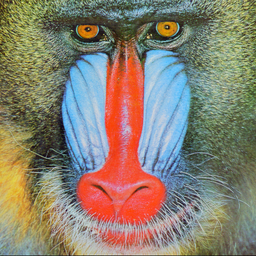
#> input picture baboon.tiff, 256 x 256 px, shrunk from 512 x 512 before the run
$ python Test.py
#> lines starting #> are read from the running program, lines starting #| are printed output that depends on the picture; long printed decimals are rounded
### data_loader.py
from sklearn.model_selection import train_test_split
from sklearn import datasets
import numpy as np
import time


def toy_dataset(total_clusters=2, sample_per_cluster=50):
    # TODO: add sample size ease
#> called with total_clusters = 9, sample_per_cluster = 50
    np.random.seed(int(time.time()))
    N = total_clusters * sample_per_cluster
    y = np.zeros(N)
    np.random.seed(43)
    x = np.random.standard_normal(size=(N, 2))
    for i in range(total_clusters):
        theta = 2*np.pi*i / total_clusters
        x[i*sample_per_cluster:(i+1)*sample_per_cluster] = x[i*sample_per_cluster:(i+1)*sample_per_cluster] + \
            (total_clusters * np.cos(theta), total_clusters * np.sin(theta))
        y[i*sample_per_cluster:(i+1)*sample_per_cluster] = i


    return x, y


def load_digits():
    digits = datasets.load_digits()
    x = digits.data/16
    x = x.reshape([x.shape[0], -1])
    y = digits.target

    return train_test_split(x, y, random_state=42, test_size=0.25)

### utils.py
import matplotlib
matplotlib.use('Agg')
import matplotlib.pyplot as plt
import os


class Figure():
    def __init__(self):
        self.fig = plt.figure()
        self.ax = self.fig.add_subplot(111)
        self.ax.set_xlabel('index 0')
        self.ax.set_ylabel('index 1')
        self.ax.axis('equal')

    def savefig(self, file_name):
#> called with file_name = 'plots/toy_dataset_real_labels.png'
        file = file_name.split('/')[-1]
        directory = '/'.join(file_name.split('/')[:-1])
        if (not os.path.isdir(directory)):
            os.makedirs(directory)
        plt.savefig(file_name)
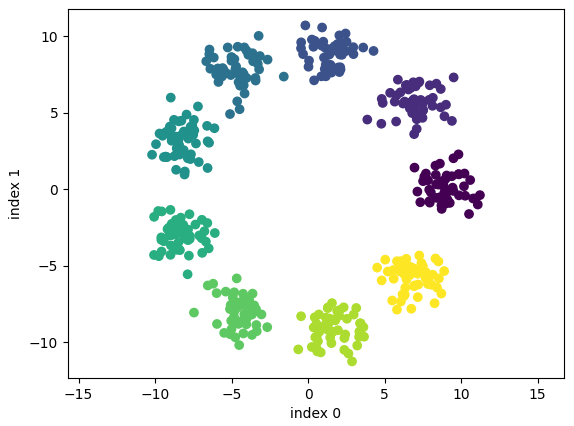
#> figure drawn by matplotlib, 1 panel
#> call 2 of savefig, with file_name = 'plots/toy_dataset.png'
#> in savefig (call 2), `plt.savefig(file_name)`:
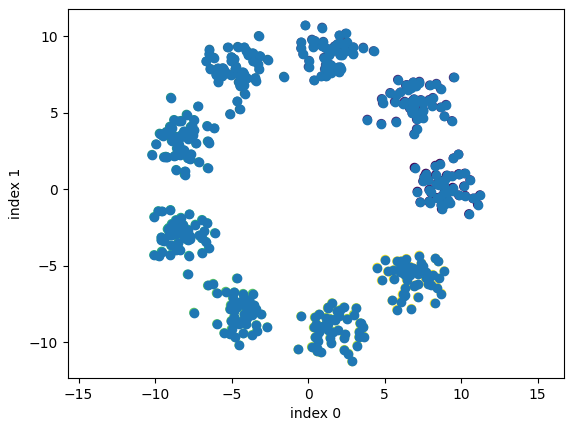
#> figure drawn by matplotlib, 1 panel

### kmeans.py
import numpy as np


def get_k_means_plus_plus_center_indices(n, n_cluster, x, generator=np.random):
    '''
    :param n: number of samples in the data
    :param n_cluster: the number of cluster centers required
    :param x: data-  numpy array of points
    :param generator: random number generator from 0 to n for choosing the first cluster at random
            The default is np.random here but in grading, to calculate deterministic results

    :return: the center points array of length n_clusters with each entry being index to a sample
             which is chosen as centroid.
    '''

    centers = []
    centers.append(generator.randint(0, n))

    for i in range(1, n_cluster):

        centroids = x[centers]
        distances = np.linalg.norm(x - centroids[:, None], axis=2)
        farthest_x_index = np.argmax(np.min(distances, axis=0))
        centers.append(farthest_x_index)

    print("[+] returning center for [{}, {}] points: {}".format(n, len(x), centers))
    return centers

def get_lloyd_k_means(n, n_cluster, x, generator):
    return generator.choice(n, size=n_cluster)

class KMeans():

    '''
        Class KMeans:
        Attr:
            n_cluster - Number of cluster for kmeans clustering (Int)
            max_iter - maximum updates for kmeans clustering (Int)
            e - error tolerance (Float)
            generator - random number generator from 0 to n for choosing the first cluster at random
            The default is np.random here but in grading, to calculate deterministic results
    '''
    def __init__(self, n_cluster, max_iter=100, e=0.0001, generator=np.random):
        self.n_cluster = n_cluster
        self.max_iter = max_iter
        self.e = e
        self.generator = generator

    def fit(self, x, centroid_func=get_lloyd_k_means):

        '''
            Finds n_cluster in the data x
            params:
                x - N X D numpy array
                centroid_func - To specify which algorithm we are using to compute the centers(Lloyd(regular) or Kmeans++)
            returns:
                A tuple
                (centroids a n_cluster X D numpy array, y a length (N,) numpy array where cell i is the ith sample's assigned cluster, number_of_updates a Int)
        '''
        assert len(x.shape) == 2, "fit function takes 2-D numpy arrays as input"

        N, D = x.shape

        self.centers = centroid_func(len(x), self.n_cluster, x, self.generator)

        max_val = 10000000

        centroids = x[self.centers]
        J = max_val
        y = np.zeros(N)

        for num_of_updates in range(1, self.max_iter):

            y = np.argmin(np.linalg.norm(x-centroids[:, None], axis=2), axis=0)
            J_new = 0

            for j in range(self.n_cluster):
                J_new += np.sum(np.linalg.norm(centroids[j]-x, axis=1)*(y == j))

            if abs(J_new-J) <= self.e:
                return centroids, y, num_of_updates

            J = J_new

            for cluster in range(self.n_cluster):
                cluster_indices = (y==cluster)
                centroids[cluster] = np.sum(x[cluster_indices], axis=0) / np.sum(cluster_indices==True)

        return centroids, y, self.max_iter


class KMeansClassifier():

    '''
        Class KMeansClassifier:
        Attr:
            n_cluster - Number of cluster for kmeans clustering (Int)
            max_iter - maximum updates for kmeans clustering (Int)
            e - error tolerance (Float)
            generator - random number generator from 0 to n for choosing the first cluster at random
            The default is np.random here but in grading, to calculate deterministic results
    '''

    def __init__(self, n_cluster, max_iter=100, e=1e-6, generator=np.random):
        self.n_cluster = n_cluster
        self.max_iter = max_iter
        self.e = e
        self.generator = generator


    def fit(self, x, y, centroid_func=get_lloyd_k_means):
        '''
            Train the classifier
            params:
                x - N X D size  numpy array
                y - (N,) size numpy array of labels
                centroid_func - To specify which algorithm we are using to compute the centers(Lloyd(regular) or Kmeans++)

            returns:
                None
            Stores following attributes:
                self.centroids : centroids obtained by kmeans clustering (n_cluster X D numpy array)
                self.centroid_labels : labels of each centroid obtained by
                    majority voting (N,) numpy array)
        '''

        assert len(x.shape) == 2, "x should be a 2-D numpy array"
        assert len(y.shape) == 1, "y should be a 1-D numpy array"
        assert y.shape[0] == x.shape[0], "y and x should have same rows"

        self.generator.seed(42)
        N, D = x.shape

        k_means = KMeans(n_cluster=self.n_cluster, max_iter=self.max_iter, e=self.e)

        centroids, labels, _ = k_means.fit(x, centroid_func)

        centroid_labels = np.zeros(self.n_cluster)
        for i in range(self.n_cluster):
            centroid_labels[i] = np.argmax(np.bincount(y[labels==i]))

        self.centroid_labels = centroid_labels
        self.centroids = centroids

        assert self.centroid_labels.shape == (
            self.n_cluster,), 'centroid_labels should be a numpy array of shape ({},)'.format(self.n_cluster)

        assert self.centroids.shape == (
            self.n_cluster, D), 'centroid should be a numpy array of shape {} X {}'.format(self.n_cluster, D)

    def predict(self, x):
        '''
            Predict function
            params:
                x - N X D size  numpy array
            returns:
                predicted labels - numpy array of size (N,)
        '''

        assert len(x.shape) == 2, "x should be a 2-D numpy array"

        self.generator.seed(42)
        N, D = x.shape

        labels_indices = np.argmin(np.linalg.norm(x[:, None]-self.centroids, axis=2), axis=1)
        labels = self.centroid_labels[labels_indices]

        return np.array(labels)


def transform_image(image, code_vectors):
    '''
        Quantize image using the code_vectors

        Return new image from the image by replacing each RGB value in image with nearest code vectors (nearest in euclidean distance sense)

        returns:
            numpy array of shape image.shape
    '''

    assert image.shape[2] == 3 and len(image.shape) == 3, \
        'Image should be a 3-D array with size (?,?,3)'

    assert code_vectors.shape[1] == 3 and len(code_vectors.shape) == 2, \
        'code_vectors should be a 2-D array with size (?,3)'

    new_im = np.zeros(np.shape(image))

    for i in range(np.shape(image)[0]):
        for j in range(np.shape(image)[1]):
            new_im[i,j,:] = code_vectors[np.argmin(np.linalg.norm(image[i,j,:]-code_vectors, axis=1))]

    return new_im

### Test.py
import numpy as np
from data_loader import toy_dataset, load_digits
from kmeans import KMeans, KMeansClassifier, get_k_means_plus_plus_center_indices as k_plus, get_lloyd_k_means as k_vanilla, transform_image
from sklearn.linear_model import LogisticRegression
from sklearn.neighbors import KNeighborsClassifier
from utils import Figure
from sklearn.metrics import mean_squared_error

import matplotlib
matplotlib.use('Agg')
import matplotlib.pyplot as plt

################################################################################
# KMeans on 2D toy dataset
# The dataset is generated from N gaussian distributions equally spaced on N radius circle.
# Here, N=4
# KMeans on this dataset should be able to identify the 4 clusters almost clearly.
################################################################################


def kmeans_toy():
    print("[+] K-Means on Toy Dataset")

    print("[+] K-Means Vanilla")
    kmeans_builder(k_vanilla)
    print()

    print("[+] K-Means Plus Plus")
    kmeans_builder(k_plus)
    print()


def kmeans_builder(centroid_func):
    samples_per_cluster = 50
    n_cluster = 9

    x, y = toy_dataset(n_cluster, samples_per_cluster)
    fig = Figure()
    fig.ax.scatter(x[:, 0], x[:, 1], c=y)
    fig.savefig('plots/toy_dataset_real_labels.png')

    fig.ax.scatter(x[:, 0], x[:, 1])
    fig.savefig('plots/toy_dataset.png')

    k_means = KMeans(n_cluster=n_cluster, max_iter=100, e=1e-8)

    centroids, membership, i = k_means.fit(x, centroid_func)


    assert centroids.shape == (n_cluster, 2), \
        ('centroids for toy dataset should be numpy array of size {} X 2'
            .format(n_cluster))

    assert membership.shape == (samples_per_cluster * n_cluster,), \
        'membership for toy dataset should be a vector of size {}'.format(len(membership))

    assert type(i) == int and i > 0,  \
        'Number of updates for toy datasets should be integer and positive'

    print('[success] : kmeans clustering done on toy dataset')
    print('Toy dataset K means clustering converged in {} steps'.format(i))

    fig = Figure()
    fig.ax.scatter(x[:, 0], x[:, 1], c=membership)
    fig.ax.scatter(centroids[:, 0], centroids[:, 1], c='red')
    fig.savefig('plots/toy_dataset_predicted_labels.png')
#> call 3 of savefig, with file_name = 'plots/toy_dataset_predicted_labels.png'
#> in savefig (call 3), `plt.savefig(file_name)`:
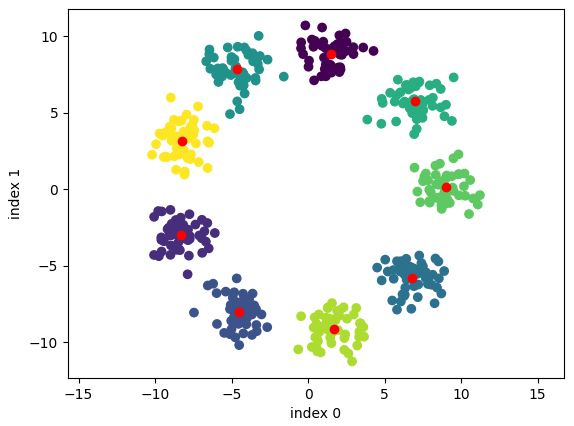
#> figure drawn by matplotlib, 1 panel
#> in savefig (call 6), `plt.savefig(file_name)`:
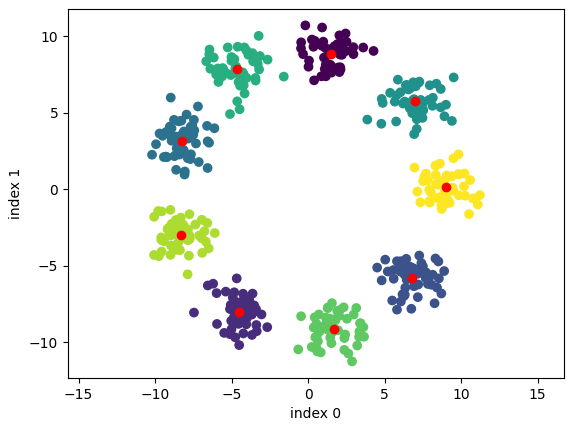
#> figure drawn by matplotlib, 1 panel


################################################################################
# KMeans for image compression
# Here we use k-means for compressing an image
# We load an image 'baboon.tiff',  scale it to [0,1] and compress it.
# The problem can be rephrased as --- "each pixel is a 3-D data point (RGB) and we want to map each point to N points or N clusters.
################################################################################


def kmeans_image_compression():

    print("[+] K-Means Image Compression")
    im = plt.imread('baboon.tiff')
#> im is the input picture: shape (256, 256, 3); mean R, G, B 137.4, 128.9, 113.1
    N, M = im.shape[:2]
#> N = 256; M = 256
    im = im / 255

    # convert to RGB array
    data = im.reshape(N * M, 3)

    k_means = KMeans(n_cluster=16, max_iter=100, e=1e-6)
    centroids, _, i = k_means.fit(data)
#> in fit (call 3), `centroids = x[self.centers]`: centroids = 16 rows, first 8: [0.686, 0.725, 0.404], [0.733, 0.675, 0.341], [0.376, 0.4, 0.588], [0.937, 0.227, 0.133], [0.91, 0.443, 0.522], [0.71, 0.702, 0.612], [0.569, 0.655, 0.765], [0.306, 0.369, 0.302]
#> after the loop in fit (call 3), `for num_of_updates in range(1, self.max_iter):`: centroids = 16 rows, first 8: [0.67, 0.68, 0.468], [0.801, 0.654, 0.272], [0.384, 0.537, 0.668], [0.931, 0.298, 0.153], [0.816, 0.488, 0.517], [0.556, 0.621, 0.577], [0.467, 0.72, 0.894], [0.309, 0.327, 0.254]
#> i = 100

    print('[+] RGB centroids computed in {} iteration'.format(i))
#| [+] RGB centroids computed in 100 iteration
    new_im = transform_image(im, centroids)
#> after the loop in transform_image, `for i in range(np.shape(image)[0]):`:
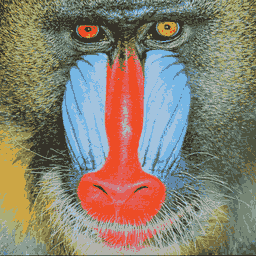
#> new_im: shape (256, 256, 3) float64; mean R, G, B 0.539, 0.506, 0.444

    assert new_im.shape == im.shape, \
        'Shape of transformed image should be same as image'

    mse = np.sum((im - new_im)**2) / (N * M)
#> mse = 0.0081
    print('[+] Mean square error per pixel is {}\n'.format(mse))
#| [+] Mean square error per pixel is 0.0081
    plt.imsave('plots/compressed_baboon.png', new_im)


################################################################################
# Kmeans for classification
# Here we use k-means for classifying digits
# We find N clusters in the data and label each cluster with the maximal class that belongs to that cluster.
# Test samples are labeled based on which cluster they belong to
################################################################################


def kmeans_classification():
    print("[+] K-Means Classification")

    x_train, x_test, y_train, y_test = load_digits()

    print("[+] K-Means Vanilla")
    kmeans_classification_builder(k_vanilla, x_train, x_test, y_train, y_test)
    print()

    print("[+] K-Means Plus Plus")
    kmeans_classification_builder(k_plus, x_train, x_test, y_train, y_test)

    linear_classifier = LogisticRegression()
    linear_classifier.fit(x_train, y_train)
    y_hat_test = linear_classifier.predict(x_test)
    print('[*] Accuracy of logistic regression classifier is {}'
          .format(np.mean(y_hat_test == y_test)))

    KNNClassifier = KNeighborsClassifier()
    KNNClassifier.fit(x_train, y_train)
    y_hat_test = KNNClassifier.predict(x_test)
    print('[*] Accuracy of Nearest Neighbour classifier is {}'
          .format(np.mean(y_hat_test == y_test)))


def kmeans_classification_builder(centroid_func, x_train, x_test, y_train, y_test):

    # plot some train data
    N = 25
    l = int(np.ceil(np.sqrt(N)))

    im = np.zeros((10 * l, 10 * l))
    for m in range(l):
        for n in range(l):
            if (m * l + n < N):
                im[10 * m:10 * m + 8, 10 * n:10 * n +
                    8] = x_train[m * l + n].reshape([8, 8])
    plt.imsave('plots/digits.png', im, cmap='Greys')
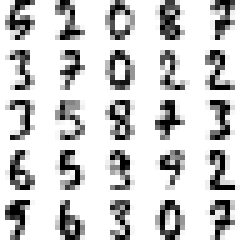
#> saved as digits.png: shape (50, 50, 3) (shown 5 times larger); min 0, max 255, mean 209.1

    n_cluster = 10
    classifier = KMeansClassifier(n_cluster=n_cluster, max_iter=100, e=1e-6)

    classifier.fit(x_train, y_train, centroid_func)
    y_hat_test = classifier.predict(x_test)

    assert y_hat_test.shape == y_test.shape, \
        'y_hat_test and y_test should have same shape'

    print('[*] Prediction accuracy of K-means classifier with {} cluster is {}'.
          format(n_cluster, np.mean(y_hat_test == y_test)))


if __name__ == '__main__':
    kmeans_toy()
    kmeans_image_compression()
    kmeans_classification()
